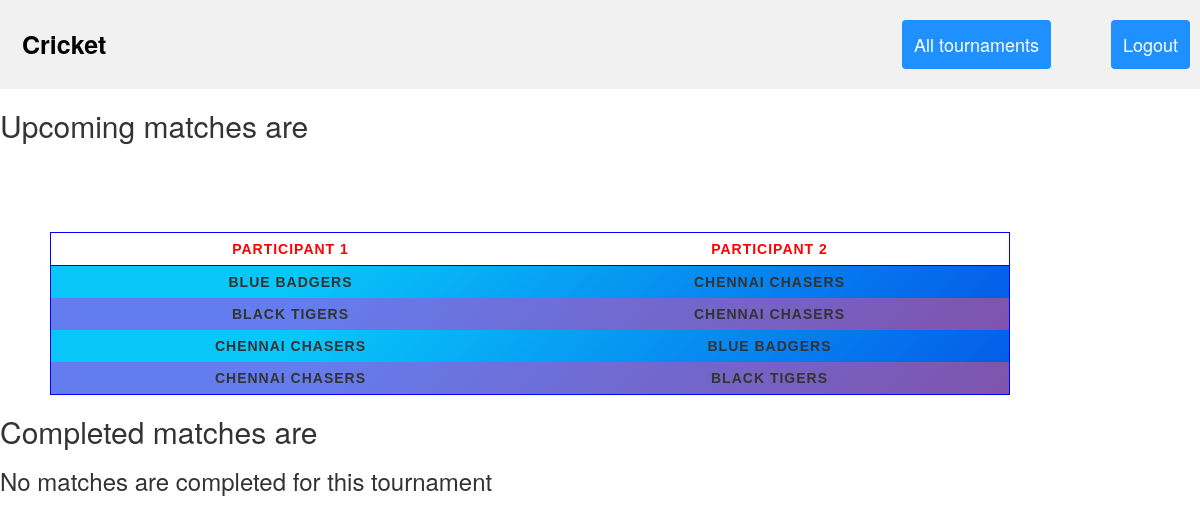
Page /showmatches.php?s=2 (signed in) on the committed database.
### tables this page shows
CREATE TABLE `tourevents` (
  `tid` int(10) NOT NULL,
  `tname` varchar(30) NOT NULL,
  `type` varchar(20) NOT NULL,
  `start_date` date NOT NULL,
  `end_date` date NOT NULL,
  `status` varchar(15) NOT NULL,
  `minteams` varchar(10) NOT NULL,
  `pperteam` varchar(10) NOT NULL,
  `time` time NOT NULL,
  `tourend_date` date NOT NULL
);

CREATE TABLE `matches` (
  `match_id` int(10) NOT NULL,
  `tid` int(10) NOT NULL,
  `pid1` int(10) NOT NULL,
  `pid2` int(10) NOT NULL,
  `winner_id` int(10) NOT NULL DEFAULT 0
);

CREATE TABLE `team` (
  `teamid` int(10) NOT NULL,
  `teamname` varchar(30) NOT NULL,
  `count` varchar(10) DEFAULT NULL,
  `captain` varchar(10) DEFAULT NULL
);

### showmatches.php (the view, shortened to what this page needs)
<?php
$conn = new mysqli("localhost:3306", 'root','','tournament');
?>
<!DOCTYPE html>
<html lang="en">
<head>
<link rel="stylesheet" href="https://maxcdn.bootstrapcdn.com/bootstrap/3.4.1/css/bootstrap.min.css">
</head>
<body>
<?php
$tid=$_GET['s'];
?>
<div class="header">
  <a class="logo"><?php
  $sql="SELECT * FROM tourevents WHERE tid='".$tid."'";
  $data=mysqli_query($conn,$sql);
  $row=$data->fetch_assoc();
  echo $row['tname'];?></a>
  <div class="header-right">
  <a class="active" href="yourtour.php" >All tournaments</a>
    <a class="active" href="logout3.php"style="margin-left:60px;">Logout</a>
  </div>
</div>
<?php
$sql="SELECT * FROM tourevents WHERE tid='".$tid."'";
$data=mysqli_query($conn,$sql);
$row=$data->fetch_assoc();
$sql1="SELECT * FROM matches WHERE tid='".$tid."'";
$data1=mysqli_query($conn,$sql1);
$n1=mysqli_num_rows($data1);
$sql3="SELECT * FROM participants WHERE pid='".$_SESSION['user']."'";
$data3=mysqli_query($conn,$sql3);
$row3=$data3->fetch_assoc();
if($n1>0){
    if($row['type']=='team'){
        echo "<h2>Upcoming matches are</h2>";
        $sql2="SELECT * FROM matches WHERE tid='".$tid."' AND (pid1='".$row3['teamid']."' OR pid2='".$row3['teamid']."') AND winner_id=0";
        $data2=mysqli_query($conn,$sql2);
        $n2=mysqli_num_rows($data2);
        if($n2>0){
            echo "<br><br><table style='width:80%;border:1px solid blue;margin-left:50px;'><thead style='border:1px solid blue;background-color:grey;'>
                  <th>Participant 1</th>
                  <th>Participant 2</th>
                  </thead>
                  <tbody>";
            if($n2>0){
                while($row2=$data2->fetch_assoc()){
                    $sql4="SELECT * FROM team WHERE teamid='".$row2['pid1']."'";
                    $data4=mysqli_query($conn,$sql4);
                    $row4=$data4->fetch_assoc();
                    $sql5="SELECT * FROM team WHERE teamid='".$row2['pid2']."'";
                    $data5=mysqli_query($conn,$sql5);
                    $row5=$data5->fetch_assoc();
                    echo "<tr><td>".$row4['teamname']."</td><td>".$row5['teamname']."</td></tr>";
                }
                echo "</tbody></table>";
            }
        }
        else{
            echo "<span class='noclick' ><h3>All the matches are completed for this tournament</h3></span>";
        }
    }
    if($row['type']=='team'){
        echo "<h2>Completed matches are</h2>";
        $sql2="SELECT * FROM matches WHERE tid='".$tid."' AND (pid1='".$row3['teamid']."' OR pid2='".$row3['teamid']."') AND winner_id!=0";
        $data2=mysqli_query($conn,$sql2);
        $n2=mysqli_num_rows($data2);
        if($n2>0){
            echo "<br><br><table style='width:80%;border:1px solid blue;margin-left:50px;'><thead style='border:1px solid blue;background-color:grey;'>
                  <th>Participant 1</th>
                  <th>Participant 2</th>
                  <th>Winner</th>
                  </thead>
                  <tbody>";
            if($n2>0){
                while($row2=$data2->fetch_assoc()){
                    $sql4="SELECT * FROM team WHERE teamid='".$row2['pid1']."'";
                    $data4=mysqli_query($conn,$sql4);
                    $row4=$data4->fetch_assoc();
                    $sql5="SELECT * FROM team WHERE teamid='".$row2['pid2']."'";
                    $data5=mysqli_query($conn,$sql5);
                    $row5=$data5->fetch_assoc();
                    $sql6="SELECT * FROM team WHERE teamid='".$row2['winner_id']."'";
                    $data6=mysqli_query($conn,$sql6);
                    $row6=$data6->fetch_assoc();
                    echo "<tr><td>".$row4['teamname']."</td><td>".$row5['teamname']."</td><td>".$row6['teamname']."</td></tr>";
                }
                echo "</tbody></table>";
            }
        }
        else{
            echo "<span class='noclick' ><h3>No matches are completed for this tournament</h3></span>";
        }
    }
}
else{
    echo "<span class='noclick' ><h1 style='margin-top:300px;margin-left:400px'>The matches are not generated for this Tournament yet</h1></span>";
}
?>
</body>
</html>

### showmatches.php (style rules this page uses)
.header { overflow: hidden; background-color: #f1f1f1; padding: 20px 10px; }
.header a { float: left; color: black; text-align: center; padding: 12px; text-decoration: none; font-size: 18px; line-height: 25px; border-radius: 4px; }
.header a.logo { font-size: 25px; font-weight: bold; }
.header a.active { background-color: dodgerblue; color: white; }
.header-right { float: right; }
table { width: 60%; margin-left: 20%; margin-right: 20%; margin-top: 40px; border: 1px solid blue; overflow-x: hidden; table-layout: auto; }
th, td { text-align:center; vertical-align: center; padding-bottom: 6px; padding-top: 6px; font-family:'Trebuchet MS', 'Lucida Sans Unicode', 'Lucida Grande', 'Lucida Sans', Arial, sans-serif; font-weight :900; text-transform: uppercase; letter-spacing: 1px; }
th { background-color: white; color: red; }
tr:nth-child(2n) { background-color: #7f53ac; background-image: linear-gradient(315deg, #7f53ac 0%, #647dee 74%); }
tr:nth-child(2n+1) { background-color: #045de9; background-image: linear-gradient(315deg, #045de9 0%, #09c6f9 74%); }

### rows in the picture
tourevents: tname "Cricket"
matches: team.teamname "BLUE BADGERS", team.teamname "CHENNAI CHASERS"
matches: team.teamname "BLACK TIGERS", team.teamname "CHENNAI CHASERS"
matches: team.teamname "CHENNAI CHASERS", team.teamname "BLUE BADGERS"
matches: team.teamname "CHENNAI CHASERS", team.teamname "BLACK TIGERS"
